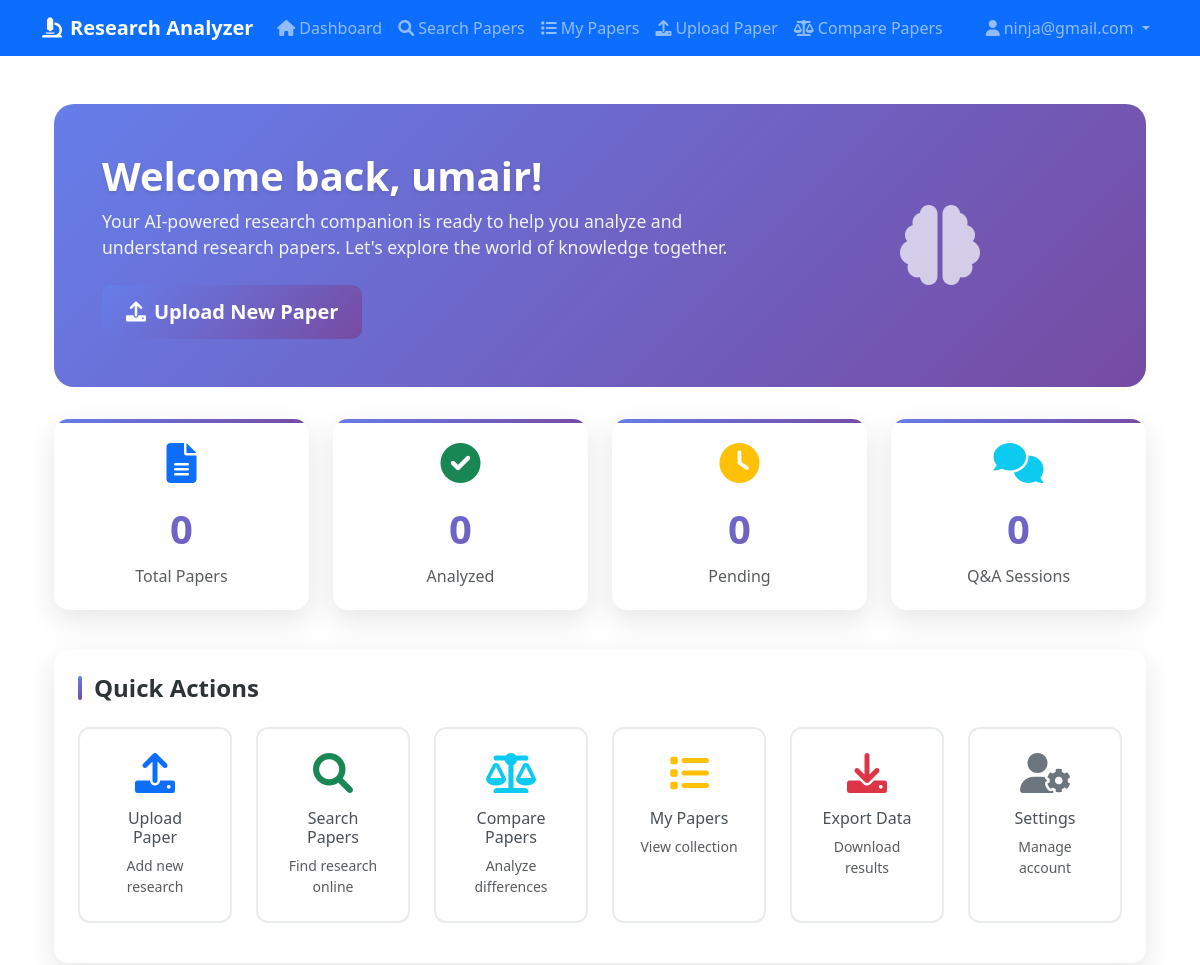
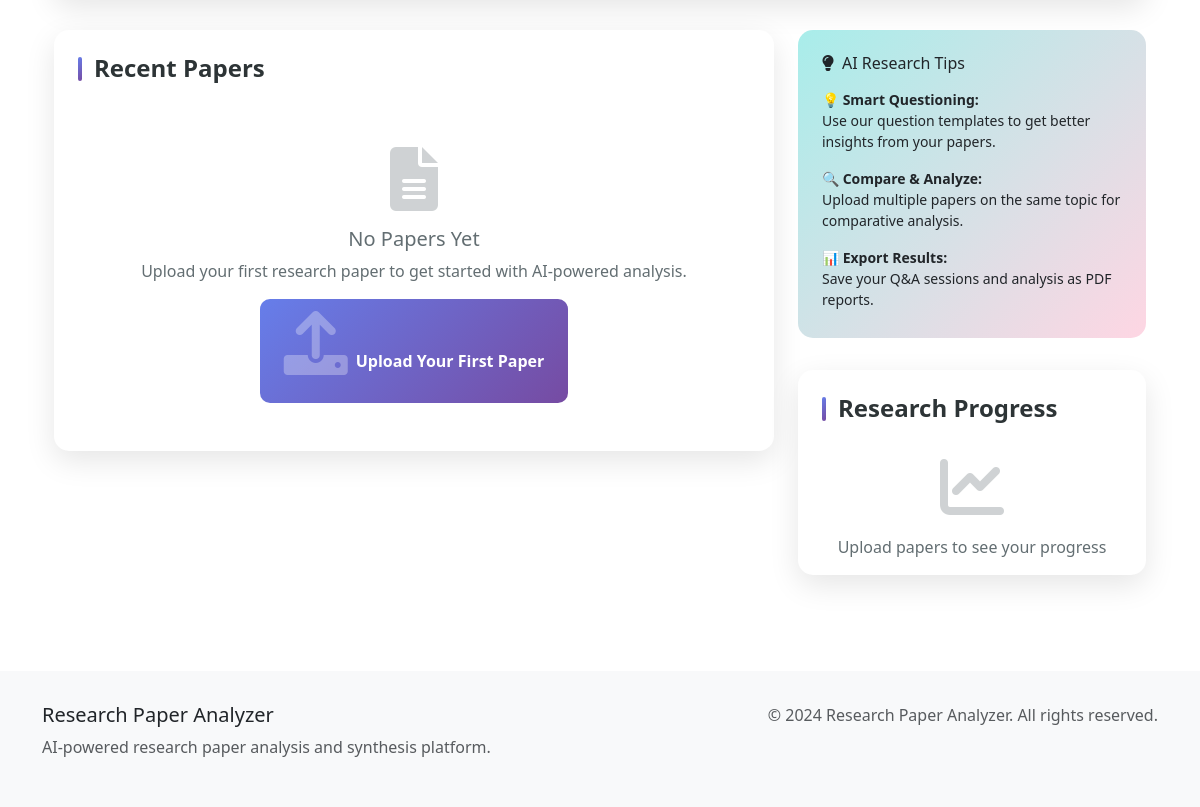
/users/dashboard/ (signed in), run on an earlier commit of the app's database (2 pictures, top to bottom).
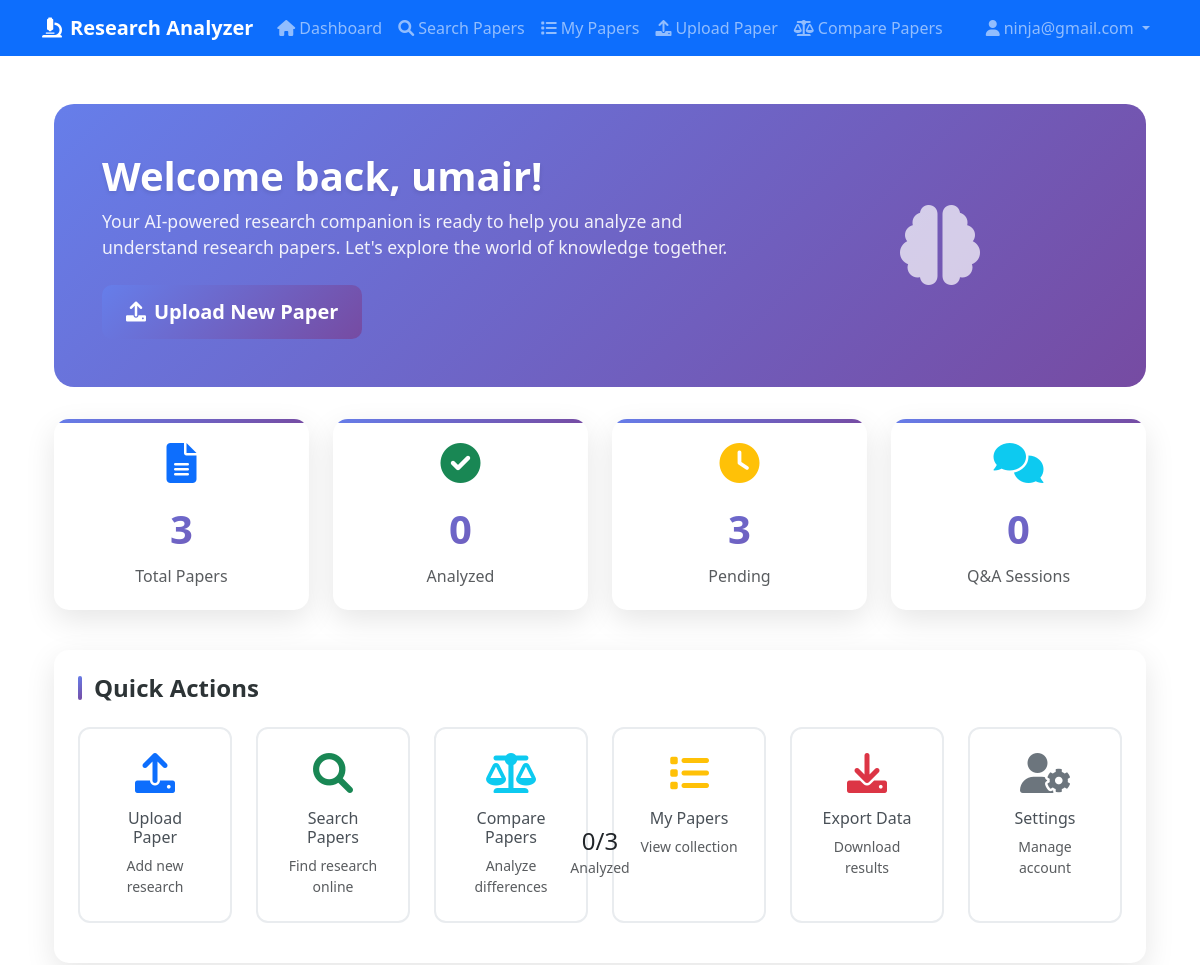
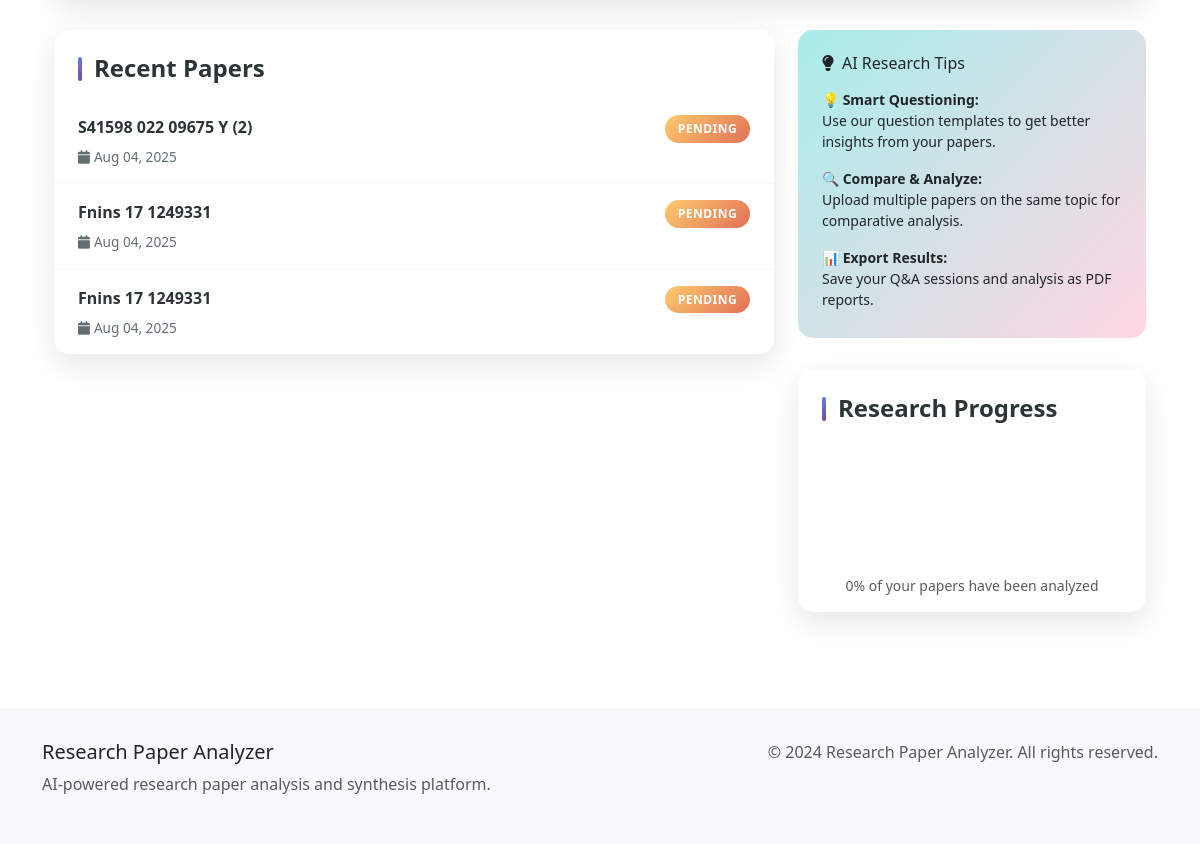
And on a later commit of the database (2 pictures, top to bottom).
### papers/models.py (models this page shows, shortened)
class Paper(models.Model):
    SOURCE_CHOICES = [
        ('arxiv', 'ArXiv'),
        ('semantic_scholar', 'Semantic Scholar'),
        ('pubmed', 'PubMed'),
        ('crossref', 'Crossref'),
        ('ieee', 'IEEE Xplore'),
        ('doaj', 'DOAJ'),
        ('springer', 'Springer'),
        ('elsevier', 'Elsevier'),
        ('manual', 'Manual Upload'),
    ]
    ANALYSIS_STATUS = [
        ('pending', 'Pending'),
        ('processing', 'Processing'),
        ('completed', 'Completed'),
        ('failed', 'Failed'),
    ]
    id = models.UUIDField(primary_key=True, default=uuid.uuid4, editable=False)
    title = models.CharField(max_length=500, db_index=True)
    abstract = models.TextField(blank=True)
    doi = models.CharField(max_length=100, blank=True, null=True, db_index=True)
    arxiv_id = models.CharField(max_length=50, blank=True, null=True, db_index=True)
    pmid = models.CharField(max_length=50, blank=True, null=True, db_index=True)
    publication_date = models.DateField(null=True, blank=True)
    journal = models.ForeignKey(Journal, on_delete=models.SET_NULL, null=True, blank=True)
    volume = models.CharField(max_length=50, blank=True)
    issue = models.CharField(max_length=50, blank=True)
    pages = models.CharField(max_length=50, blank=True)
    authors = models.TextField(blank=True)  # Temporarily use TextField for compatibility
    first_author = models.CharField(max_length=200, blank=True)
    corresponding_author = models.CharField(max_length=200, blank=True)
    keywords = models.JSONField(default=list, blank=True)
    subject_areas = models.JSONField(default=list, blank=True)
    full_text = models.TextField(blank=True)
    summary = models.TextField(blank=True)
    citation_count = models.IntegerField(default=0)
    download_count = models.IntegerField(default=0)
    view_count = models.IntegerField(default=0)
    source = models.CharField(max_length=20, choices=SOURCE_CHOICES, default='manual')
    source_url = models.URLField(blank=True)
    analysis_status = models.CharField(max_length=20, choices=ANALYSIS_STATUS, default='pending')
    file = models.FileField(upload_to='papers/', blank=True, null=True)
    file_size = models.BigIntegerField(null=True, blank=True)
    file_hash = models.CharField(max_length=64, blank=True)  # SHA-256 hash
    user = models.ForeignKey(settings.AUTH_USER_MODEL, on_delete=models.CASCADE, null=True, blank=True)
    tags = models.ManyToManyField('PaperTag', blank=True, related_name='papers')
    created_at = models.DateTimeField(auto_now_add=True)
    updated_at = models.DateTimeField(auto_now=True)
    scraped_at = models.DateTimeField(null=True, blank=True)
    processed_at = models.DateTimeField(null=True, blank=True)
    processing_time = models.FloatField(null=True, blank=True)
    error_message = models.TextField(blank=True)
    class Meta:
        ordering = ['-created_at']
        verbose_name = 'Paper'
        verbose_name_plural = 'Papers'
        indexes = [
            models.Index(fields=['title']),
            models.Index(fields=['doi']),
            models.Index(fields=['arxiv_id']),
            models.Index(fields=['publication_date']),
            models.Index(fields=['source']),
            models.Index(fields=['analysis_status']),
        ]

### users/views.py (the view)
# urls.py: path('dashboard/', views.analysis_dashboard, name='dashboard'),
@login_required
def dashboard(request):
    user_papers = request.user.paper_set.all()[:10]  # Get last 10 papers
    recent_analyses = []
    for paper in user_papers:
        if hasattr(paper, 'analysis'):
            recent_analyses.append(paper.analysis)
    context = {
        'user_papers': user_papers,
        'recent_analyses': recent_analyses,
        'total_papers': user_papers.count(),
        'completed_analyses': len([p for p in user_papers if p.analysis_status == 'completed']),
        'pending_analyses': len([p for p in user_papers if p.analysis_status == 'pending']),
    }
    return render(request, 'users/dashboard_enhanced.html', context)

### templates/users/dashboard_enhanced.html (shortened to what the changed rows need)
{% extends 'base.html' %}
{% load static %}
{% block content %}
<div class="container-fluid py-4">
    <div class="dashboard-hero">
        <div class="row align-items-center">
            <div class="col-lg-8">
                <h1 class="dashboard-title">Welcome back, {{ user.first_name|default:user.username }}!</h1>
            </div>
        </div>
    </div>
    <div class="row mb-4">
        <div class="col-lg-3 col-md-6 mb-3">
            <div class="stats-card text-center">
                <i class="fas fa-file-alt stats-icon text-primary"></i>
                <div class="stats-number">{{ total_papers }}</div>
                <h6 class="text-muted mb-0">Total Papers</h6>
            </div>
        </div>
        <div class="col-lg-3 col-md-6 mb-3">
            <div class="stats-card text-center">
                <i class="fas fa-clock stats-icon text-warning"></i>
                <div class="stats-number">{{ pending_analyses }}</div>
                <h6 class="text-muted mb-0">Pending</h6>
            </div>
        </div>
    </div>
    <div class="row">
        <div class="col-lg-8 mb-4">
            <div class="recent-papers-card">
                <div class="card-body p-0">
                    {% if user_papers %}
                        {% for paper in user_papers|slice:":5" %}
                            <div class="paper-item" onclick="window.location.href='{% url 'papers:qa' paper.id %}'">
                                <div class="d-flex justify-content-between align-items-start">
                                    <div class="flex-grow-1">
                                        <div class="paper-title">{{ paper.title|truncatechars:60 }}</div>
                                        <div class="paper-meta">
                                            <i class="fas fa-calendar me-1"></i>{{ paper.created_at|date:"M d, Y" }}
                                        </div>
                                    </div>
                                    <span class="status-badge status-{{ paper.analysis_status }}">
                                        {{ paper.analysis_status }}
                                    </span>
                                </div>
                            </div>
                        {% endfor %}
                    {% else %}
                        <div class="empty-state">
                            <i class="fas fa-file-alt"></i>
                            <h5>No Papers Yet</h5>
                            <p>Upload your first research paper to get started with AI-powered analysis.</p>
                            <a href="{% url 'papers:upload' %}" class="btn btn-gradient">
                                <i class="fas fa-upload me-2"></i>Upload Your First Paper
                            </a>
                        </div>
                    {% endif %}
                </div>
            </div>
        </div>
        <div class="col-lg-4 mb-4">
            <div class="recent-papers-card">
                <div class="card-body text-center">
                    {% if total_papers > 0 %}
                        <div class="mb-3">
                            <svg class="progress-ring" width="120" height="120">
                                <circle class="progress-ring-circle" stroke="#667eea" stroke-width="8"
                                        fill="transparent" r="40" cx="60" cy="60"
                                        style="stroke-dashoffset: calc(251.2 - (251.2 * {{ completed_analyses }} / {{ total_papers }}))"/>
                            </svg>
                            <div style="position: absolute; top: 50%; left: 50%; transform: translate(-50%, -50%);">
                                <div class="h4 mb-0">{{ completed_analyses|floatformat:0 }}/{{ total_papers }}</div>
                                <small class="text-muted">Analyzed</small>
                            </div>
                        </div>
                        <p class="text-muted small">
                            {% widthratio completed_analyses total_papers 100 %}% of your papers have been analyzed
                        </p>
                    {% else %}
                        <div class="empty-state py-3">
                            <i class="fas fa-chart-line"></i>
                            <p class="mb-0">Upload papers to see your progress</p>
                        </div>
                    {% endif %}
                </div>
            </div>
        </div>
    </div>
</div>
{% endblock %}

What changed in the data, as far as the page shows it:
added Paper: title "S41598 022 09675 Y (2)", created_at "Aug 04, 2025", analysis_status "PENDING"
added Paper: title "Fnins 17 1249331", created_at "Aug 04, 2025", analysis_status "PENDING"
added Paper: title "Fnins 17 1249331", created_at "Aug 04, 2025", analysis_status "PENDING"
Also different on the page:
{{ total_papers }}: "0" → "3"
{{ pending_analyses }}: "0" → "3"
{{ completed_analyses|floatformat:0 }}: (not shown) → "0"
{{ total_papers }}: (not shown) → "3"
text no longer shown: "No Papers Yet Upload your first research paper to get started with AI-powered analysis. Upload Your First Paper Upload papers to see your progress"
text now shown: "/ Analyzed 0 % of your papers have been analyzed"
